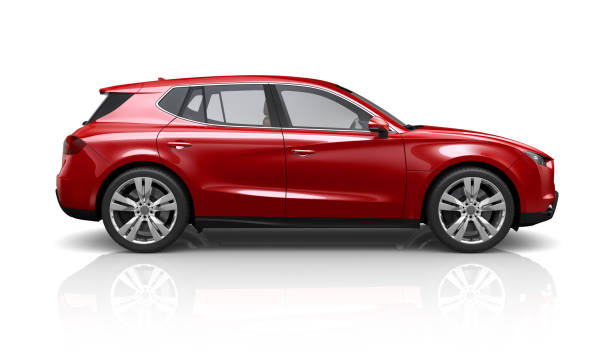
#> input picture report figure manipulation/car.jpg, 612 x 358 px
$ python HOG_extractor.py
#> lines starting #> are read from the running program, lines starting #| are printed output that depends on the picture
from skimage.feature import hog
from skimage.io import imread, imshow
from skimage import exposure
import matplotlib.pyplot as plt

#read image
img = imread('car.jpg')
#> img is the input picture: shape (358, 612, 3); mean R, G, B 208.9, 189.6, 190.6
# imshow(img)
# plt.show()

#create hog features
fd, hog_image = hog(img, orientations=9, pixels_per_cell=(8, 8),
                    cells_per_block=(2, 2), visualize=True, channel_axis=-1)
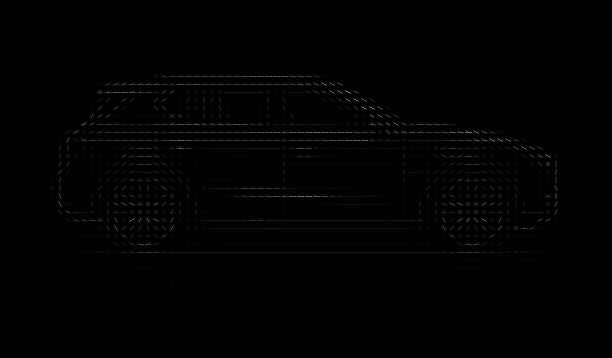
#> hog_image: shape (358, 612) float64; min 0, max 142, mean 1.4

# plot

fig, (ax1, ax2) = plt.subplots(1, 2, figsize=(14, 5))
# remove x,y ticks
ax1.axis('off')
ax2.axis('off')
ax1.imshow(img)
ax1.set_title('Εικόνα Εισόδου')

# rescale histogram for better display
hog_image_rescaled = exposure.rescale_intensity(hog_image, in_range=(0, 10))
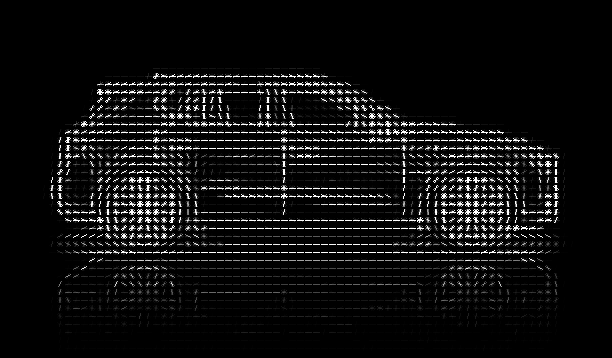
#> hog_image_rescaled: shape (358, 612) float64; min 0, max 1, mean 0.0605

ax2.imshow(hog_image_rescaled, cmap=plt.cm.gray)
ax2.set_title('Ιστόγραμμα Προσανατολισμένων Κλίσεων')
plt.savefig('hog_gr.pdf', format='pdf', dpi=1200)
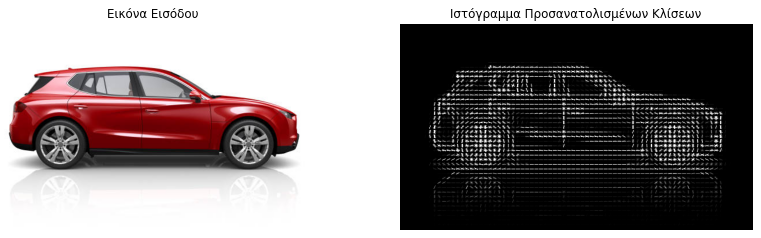
#> figure drawn by matplotlib, 2 panels

# Code based on https://www.analyticsvidhya.com/blog/2019/09/feature-engineering-images-introduction-hog-feature-descriptor/
